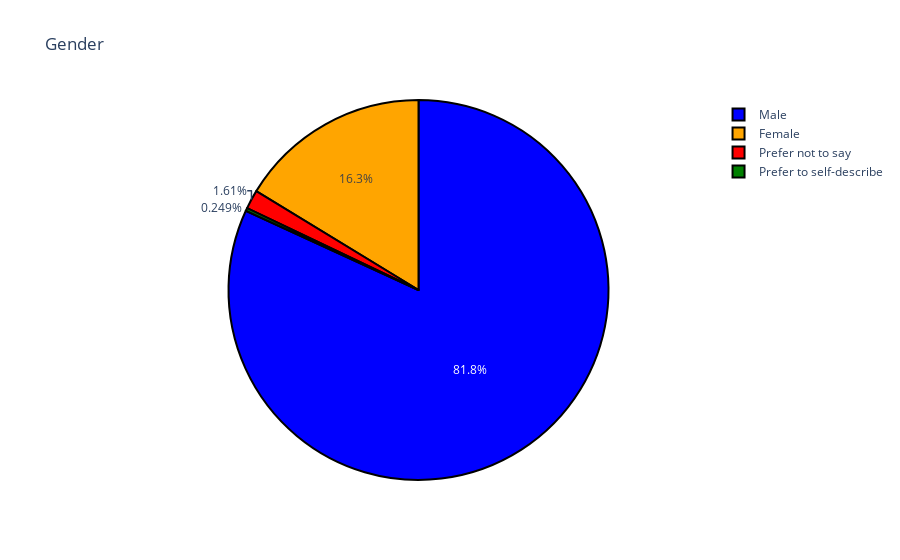

Here is the notebook cell this chart was saved with:
### Markdown cell above
Visualization based on gender distribution.

### Code cell
gender = df['gender'].value_counts()

colors = ['blue', 'orange', 'red', 'green']
trace = go.Pie(values=(np.array((gender / gender.sum())*100)),labels=(np.array(gender.index)))
layout = go.Layout(title='Gender')

data = [trace]
fig = go.Figure(trace,layout)
fig.update_traces(marker=dict(colors=colors, line=dict(color='#000000', width=2)))
fig.show()

py.plot(fig)

### Figure 1 — Plotly figure (JSON) as saved in the notebook; plotly's stock layout.template omitted (floating-point values rounded to 4 significant figures)
{"data": [{"labels": ["Male", "Female", "Prefer not to say", "Prefer to self-describe"], "marker": {"colors": ["blue", "orange", "red", "green"], "line": {"color": "#000000", "width": 2}}, "type": "pie", "values": [81.85, 16.29, 1.613, 0.2485]}], "layout": {"title": {"text": "Gender"}}}
